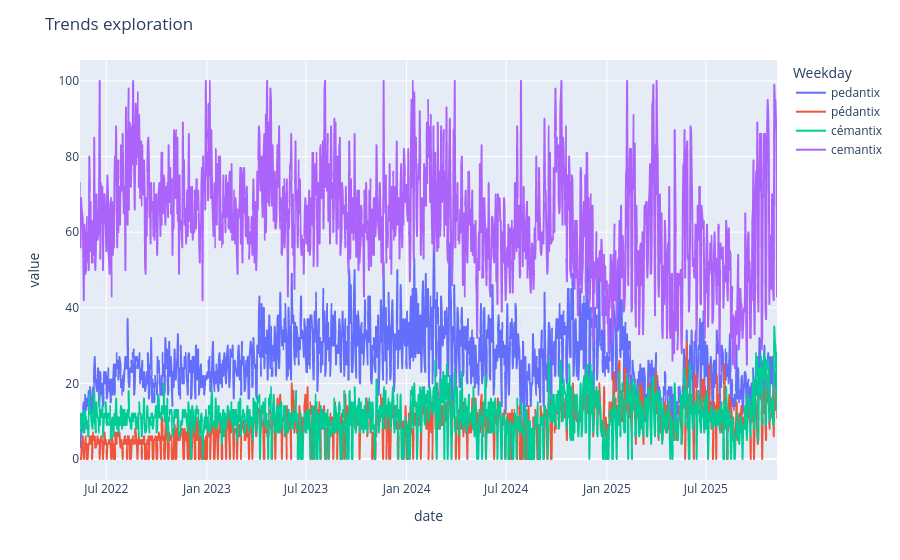

Notebook cell for this chart:
### Code cell
fig = df.plot(y=["pedantix", "pédantix", "cémantix", "cemantix"], backend="plotly")
fig.update_layout(
    title="Trends exploration",
    legend_title_text="Weekday",
)

### Figure 1 — Plotly figure (JSON) as saved in the notebook; plotly's stock layout.template omitted (floating-point values rounded to 4 significant figures; data arrays with more than 128 entries replaced by an {"elided": "..."} marker saying what was removed)
{"data": [{"hovertemplate": "variable=pedantix<br>date=%{x}<br>value=%{y}<extra></extra>", "legendgroup": "pedantix", "line": {"color": "#636efa", "dash": "solid"}, "marker": {"symbol": "circle"}, "mode": "lines", "name": "pedantix", "showlegend": true, "x": {"elided": "1275 str values"}, "xaxis": "x", "y": {"elided": "1275 float values"}, "yaxis": "y", "type": "scattergl"}, {"hovertemplate": "variable=pédantix<br>date=%{x}<br>value=%{y}<extra></extra>", "legendgroup": "pédantix", "line": {"color": "#EF553B", "dash": "solid"}, "marker": {"symbol": "circle"}, "mode": "lines", "name": "pédantix", "showlegend": true, "x": {"elided": "1275 str values"}, "xaxis": "x", "y": {"elided": "1275 float values"}, "yaxis": "y", "type": "scattergl"}, {"hovertemplate": "variable=cémantix<br>date=%{x}<br>value=%{y}<extra></extra>", "legendgroup": "cémantix", "line": {"color": "#00cc96", "dash": "solid"}, "marker": {"symbol": "circle"}, "mode": "lines", "name": "cémantix", "showlegend": true, "x": {"elided": "1275 str values"}, "xaxis": "x", "y": {"elided": "1275 float values"}, "yaxis": "y", "type": "scattergl"}, {"hovertemplate": "variable=cemantix<br>date=%{x}<br>value=%{y}<extra></extra>", "legendgroup": "cemantix", "line": {"color": "#ab63fa", "dash": "solid"}, "marker": {"symbol": "circle"}, "mode": "lines", "name": "cemantix", "showlegend": true, "x": {"elided": "1275 str values"}, "xaxis": "x", "y": {"elided": "1275 float values"}, "yaxis": "y", "type": "scattergl"}], "layout": {"xaxis": {"anchor": "y", "domain": [0.0, 1.0], "title": {"text": "date"}}, "yaxis": {"anchor": "x", "domain": [0.0, 1.0], "title": {"text": "value"}}, "legend": {"title": {"text": "Weekday"}, "tracegroupgap": 0}, "margin": {"t": 60}, "title": {"text": "Trends exploration"}}}
